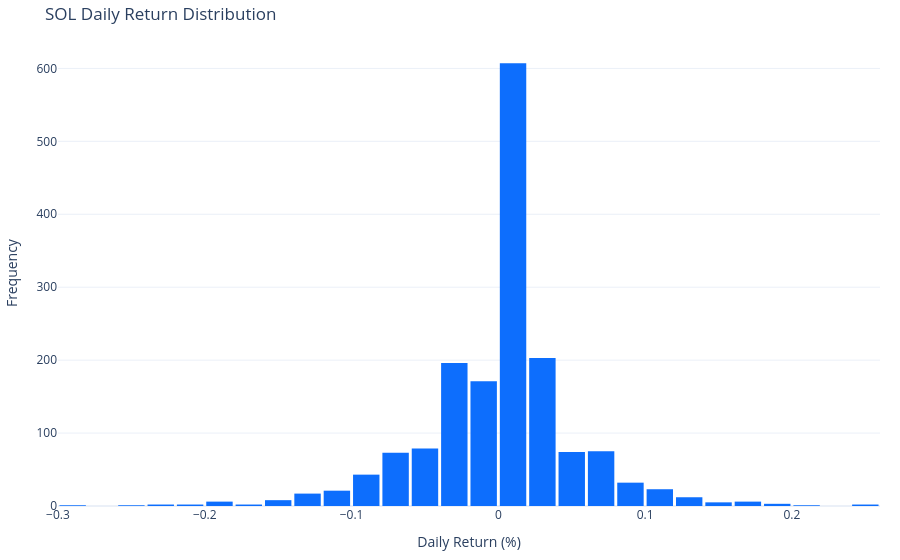

The notebook cell saved with this chart:
### Code cell
plot_return_distribution(df, "SOL")

### Figure 1 — Plotly figure (JSON) as saved in the notebook; plotly's stock layout.template omitted (floating-point values rounded to 4 significant figures; data arrays with more than 128 entries replaced by an {"elided": "..."} marker saying what was removed)
{"data": [{"bingroup": "x", "hovertemplate": "Return=%{x}<br>count=%{y}<extra></extra>", "legendgroup": "", "marker": {"color": "#0d6efd", "pattern": {"shape": ""}}, "name": "", "nbinsx": 50, "orientation": "v", "showlegend": false, "type": "histogram", "x": {"elided": "1665 float values"}, "xaxis": "x", "yaxis": "y"}], "layout": {"bargap": 0.1, "barmode": "relative", "hovermode": "x", "legend": {"tracegroupgap": 0}, "margin": {"b": 20, "l": 20, "r": 20, "t": 40}, "title": {"text": "SOL Daily Return Distribution"}, "xaxis": {"anchor": "y", "domain": [0, 1], "title": {"text": "Daily Return (%)"}}, "yaxis": {"anchor": "x", "domain": [0, 1], "title": {"text": "Frequency"}}}}
